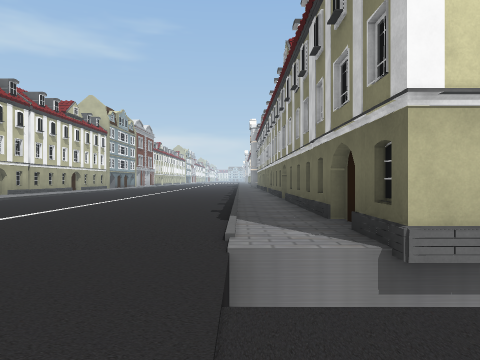
view 1 (above)

18 first-person views from a walk through a scene from a Unity 3-D project. The camera is 1.2 m above the floor, looks level and sees 70° across. The floor is counted in squares, 2 m on a side. Each view is taken from the middle of a square. On the plan, view 1 faces up. The plan holds only what a view shows up to about 10 squares ahead; the rest is blank. The place goes on beyond the plan. The player is left out. Some surface patterns are stand-ins.

view 2
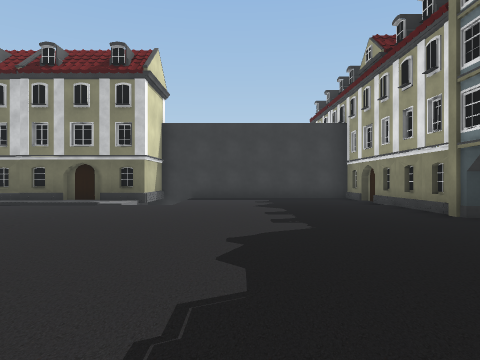

view 3
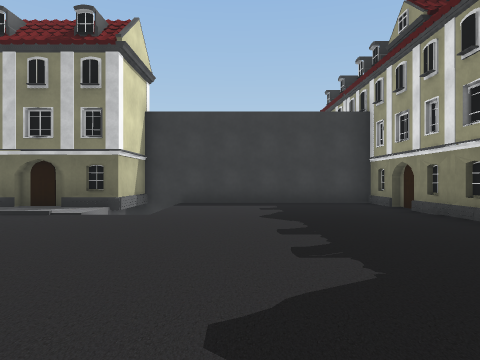

view 4
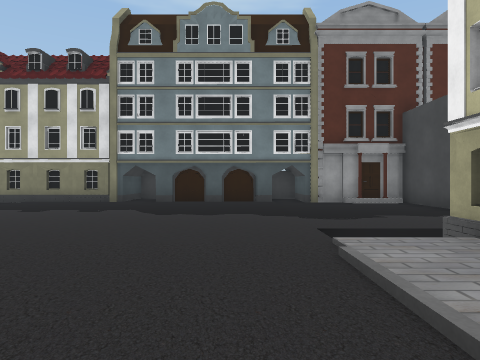

view 5
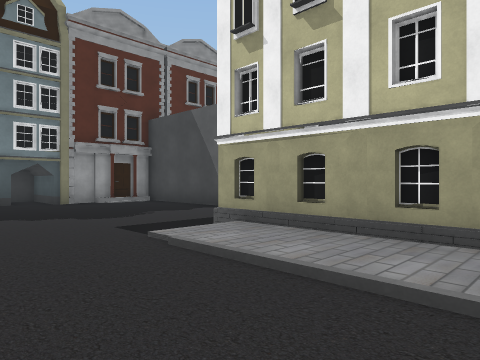

view 6
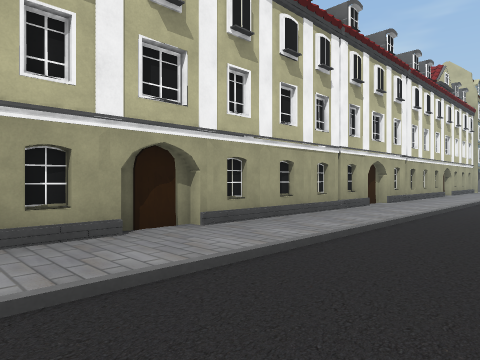

view 7
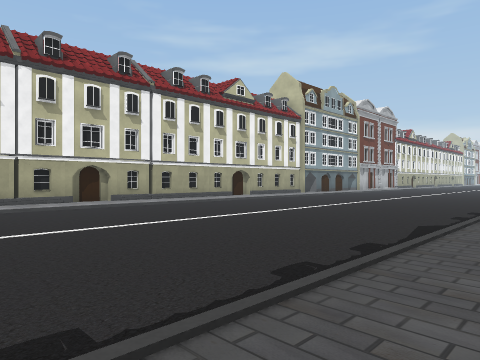

view 8
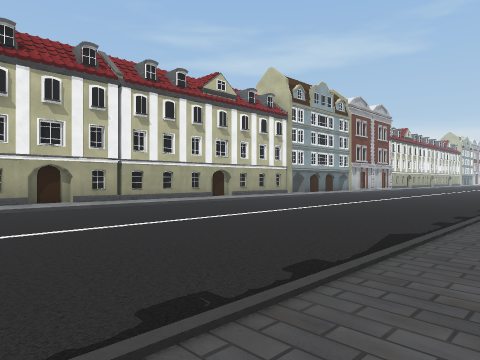

view 9
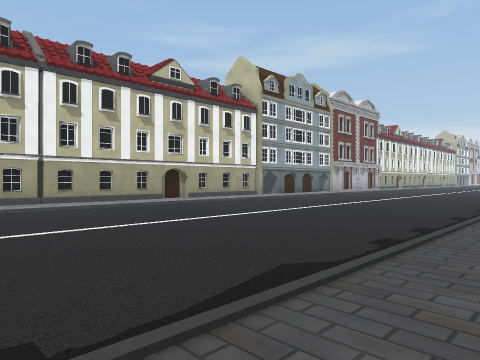

view 10
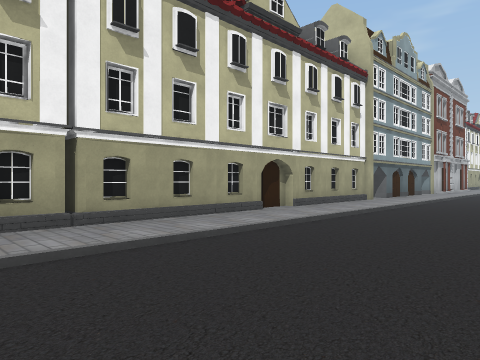

view 11
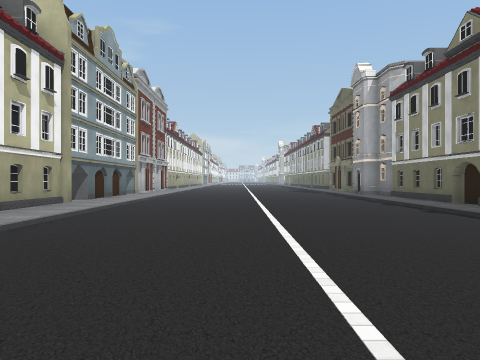

view 12
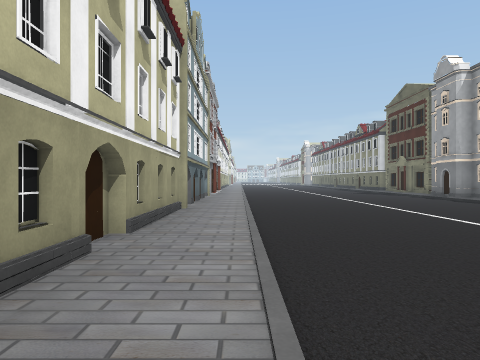

view 13
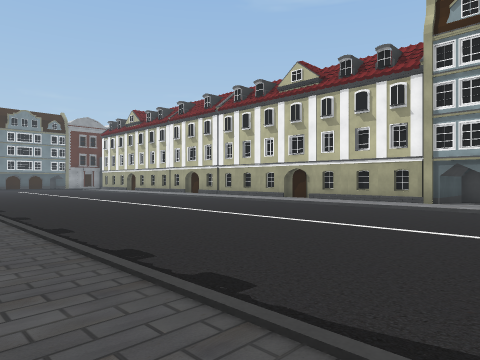

view 14
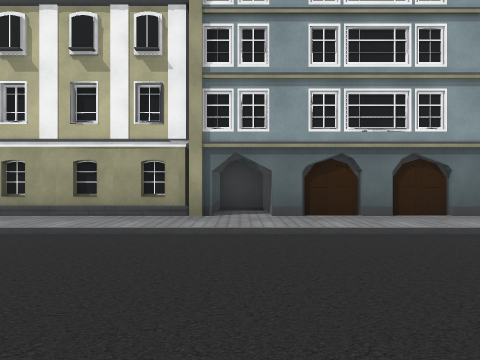

view 15
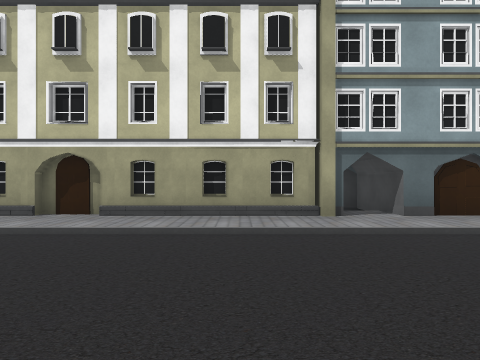

view 16
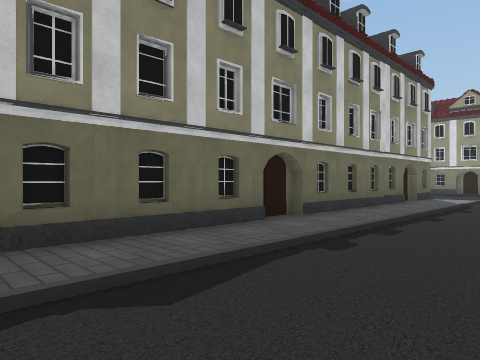

view 17
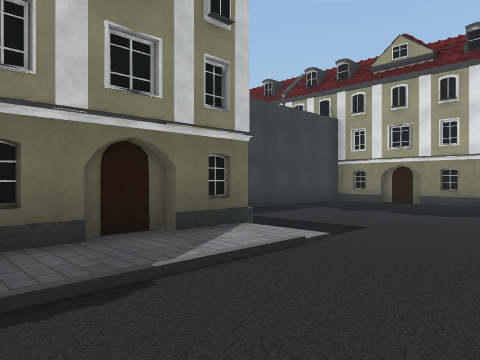

view 18
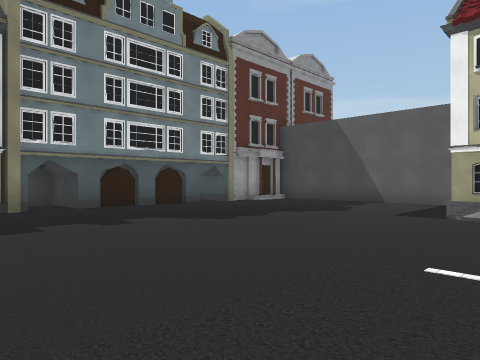

### Floor plan
Key: @ floor where view 1 was taken; # wall or solid block; . main floor; : floor 0.25 m higher than the main floor; / step, stairs or slope; v drop or lower ground; B building.
Columns run from 11 left of view 1 to 4 right of it. Each row starts with its distance up from view 1.
 24  B :/......//
 23 ###:/......//
 22 #.::/......//#
 21  B#//....../.#
 20    //......//
 19    //....../
 18   #//....../
 17   #//....../
 16    :/....../
 15    //....../
 14  BB//......//B
 13  BB//......// v
 12    :/......// v
 11    //......// v
 10  BB//....../.#
  9    //......//#
  8    //......// v
  7   #//......// v
  6   #:/......//B
  5   #:/......// v
  4    //....../. v
  3    /:........B#
  2 #BBvv......vvv##
  1 #..............#
  0 #..........@...#
 -1 #..............#
 -2 #..............#
 -3 #..............#
 -4 ###B#BB#BBBBBB##
 -5   ###  ##

Positions as (right, up) in squares from view 1, and headings:
1: (0, 0), facing up
2: (-8, 0), facing right
3: (-6, 0), facing right
4: (-6, 6), facing down
5: (-5, 6), facing down-left
6: (-5, 4), facing up-left
7: (1, 8), facing up-left
8: (1, 9), facing up-left
9: (1, 11), facing up-left
10: (-4, 12), facing up-left
11: (-4, 13), facing up
12: (-7, 14), facing up
13: (1, 24), facing down-left
14: (-3, 22), facing left
15: (-3, 20), facing left
16: (-2, 14), facing down-right
17: (-2, 6), facing down-right
18: (-1, 4), facing down-left
